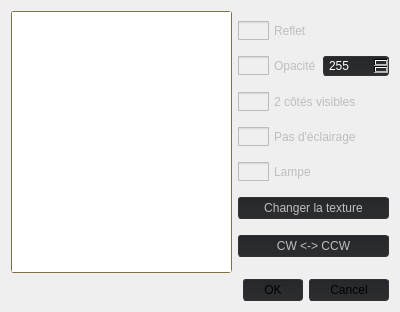
<?xml version="1.0" encoding="UTF-8"?>
<ui version="4.0">
 <class>DialogEditEffects</class>
 <widget class="QDialog" name="DialogEditEffects">
  <property name="geometry">
   <rect>
    <x>0</x>
    <y>0</y>
    <width>400</width>
    <height>312</height>
   </rect>
  </property>
  <property name="minimumSize">
   <size>
    <width>400</width>
    <height>300</height>
   </size>
  </property>
  <property name="maximumSize">
   <size>
    <width>16777215</width>
    <height>16777215</height>
   </size>
  </property>
  <property name="windowTitle">
   <string>Édition des effets</string>
  </property>
  <property name="windowIcon">
   <iconset resource="MainFrame.qrc">
    <normaloff>:/MainFrame/Resources/settings.png</normaloff>:/MainFrame/Resources/settings.png</iconset>
  </property>
  <property name="styleSheet">
   <string notr="true">background-color: rgb(27, 29, 31);
selection-color: rgb(41, 107, 137);
color: rgb(171, 144, 92);
menuBar{background-color: rgb(142, 120, 77);}
</string>
  </property>
  <layout class="QVBoxLayout" name="verticalLayout">
   <item>
    <layout class="QHBoxLayout" name="horizontalLayout">
     <item>
      <widget class="QTreeWidget" name="tree">
       <property name="styleSheet">
        <string notr="true">
 QScrollBar:vertical {
     background: #1d1d1e;
     width: 15px;
     margin: 22px 0 22px 0;
 }
 QScrollBar::handle:vertical {
     background: #202325;
     min-height: 20px;
 }
 QScrollBar::add-line:vertical {
     background: #202325;
     height: 20px;
     subcontrol-position: bottom;
     subcontrol-origin: margin;
 }

 QScrollBar::sub-line:vertical {
     background: #202325;
     height: 20px;
     subcontrol-position: top;
     subcontrol-origin: margin;
 }
 QScrollBar::up-arrow:vertical, QScrollBar::down-arrow:vertical {
     width: 3px;
     height: 3px;
     background: #907a4e;
 }

 QScrollBar::add-page:vertical, QScrollBar::sub-page:vertical {
     background: none;
 }

 QScrollBar::add-page:vertical, QScrollBar::sub-page:vertical {
     background: none;
 }

QTreeWidget {
    border: 1px solid gray;
    border-radius: 3px;
    margin-top: 0.5em;
	border-color: rgb(131, 111, 71);
}

QTreeWidget::branch:open:has-children:!has-siblings,
QTreeWidget::branch:open:has-children:has-siblings  {
	image: url(:/MainFrame/Resources/Tab_Arrow.png);

}
QTreeWidget::branch:has-children:!has-siblings:closed,
QTreeWidget::branch:closed:has-children:has-siblings {
	image: url(:/MainFrame/Resources/Tab_Arrow2.png);

}</string>
       </property>
       <property name="headerHidden">
        <bool>true</bool>
       </property>
       <column>
        <property name="text">
         <string notr="true">1</string>
        </property>
       </column>
      </widget>
     </item>
     <item>
      <layout class="QVBoxLayout" name="verticalLayout_3">
       <property name="leftMargin">
        <number>0</number>
       </property>
       <item>
        <widget class="QCheckBox" name="checkReflect">
         <property name="enabled">
          <bool>false</bool>
         </property>
         <property name="styleSheet">
          <string notr="true">QCheckBox {
    spacing: 5px;
}

QCheckBox::indicator {
    width: 31px;
    height: 19px;
}

QCheckBox::indicator:unchecked {
image: url(:/MainFrame/Resources/Checkbutton_no.png);
}

QCheckBox::indicator:checked {
	image: url(:/MainFrame/Resources/Checkbutton_yes.png);
}
</string>
         </property>
         <property name="text">
          <string>Reflet</string>
         </property>
        </widget>
       </item>
       <item>
        <layout class="QHBoxLayout" name="horizontalLayout_2">
         <item>
          <widget class="QCheckBox" name="checkOpacity">
           <property name="enabled">
            <bool>false</bool>
           </property>
           <property name="styleSheet">
            <string notr="true">QCheckBox {
    spacing: 5px;
}

QCheckBox::indicator {
    width: 31px;
    height: 19px;
}

QCheckBox::indicator:unchecked {
image: url(:/MainFrame/Resources/Checkbutton_no.png);
}

QCheckBox::indicator:checked {
	image: url(:/MainFrame/Resources/Checkbutton_yes.png);
}
</string>
           </property>
           <property name="text">
            <string>Opacité</string>
           </property>
          </widget>
         </item>
         <item>
          <widget class="QSpinBox" name="spinOpacity">
           <property name="enabled">
            <bool>false</bool>
           </property>
           <property name="styleSheet">
            <string notr="true">QSpinBox::down-button {
	image: url(:/MainFrame/Resources/external-down-arrow-arrow-flatart-icons-lineal-color-flatarticons-10.png);
  position: relative;
top: 1px;
height: 11px;
}

QSpinBox::up-button {
    image: url(:/MainFrame/Resources/external-up-arrow-arrow-flatart-icons-lineal-color-flatarticons-10.png);
  position: relative;
bottom: 1px;
height: 11px;
}

QSpinBox { 
	border: 1px solid #333333;
	border-radius: 3px;
	background-color: qlineargradient(spread:pad, x1:0, y1:1, x2:0, y2:0, stop:0 rgba(37, 37, 38, 255), stop:1 rgba(27, 29, 31, 255));
	padding: 1px 20px 1px 3px;
	min-width: 6em;
	color: #ffffff;
    background-color: qlineargradient(spread:pad, x1:0, y1:1, x2:0, y2:0, stop:0 rgba(45, 45, 46, 255), stop:1 rgba(37, 40, 43, 255));
}
</string>
           </property>
           <property name="maximum">
            <number>255</number>
           </property>
           <property name="value">
            <number>255</number>
           </property>
          </widget>
         </item>
        </layout>
       </item>
       <item>
        <widget class="QCheckBox" name="check2Sides">
         <property name="enabled">
          <bool>false</bool>
         </property>
         <property name="styleSheet">
          <string notr="true">QCheckBox {
    spacing: 5px;
}

QCheckBox::indicator {
    width: 31px;
    height: 19px;
}

QCheckBox::indicator:unchecked {
image: url(:/MainFrame/Resources/Checkbutton_no.png);
}

QCheckBox::indicator:checked {
	image: url(:/MainFrame/Resources/Checkbutton_yes.png);
}
</string>
         </property>
         <property name="text">
          <string>2 côtés visibles</string>
         </property>
        </widget>
       </item>
       <item>
        <widget class="QCheckBox" name="checkSelfIlluminate">
         <property name="enabled">
          <bool>false</bool>
         </property>
         <property name="styleSheet">
          <string notr="true">QCheckBox {
    spacing: 5px;
}

QCheckBox::indicator {
    width: 31px;
    height: 19px;
}

QCheckBox::indicator:unchecked {
image: url(:/MainFrame/Resources/Checkbutton_no.png);
}

QCheckBox::indicator:checked {
	image: url(:/MainFrame/Resources/Checkbutton_yes.png);
}
</string>
         </property>
         <property name="text">
          <string>Pas d'éclairage</string>
         </property>
        </widget>
       </item>
       <item>
        <widget class="QCheckBox" name="checkHighlight">
         <property name="enabled">
          <bool>false</bool>
         </property>
         <property name="styleSheet">
          <string notr="true">QCheckBox {
    spacing: 5px;
}

QCheckBox::indicator {
    width: 31px;
    height: 19px;
}

QCheckBox::indicator:unchecked {
image: url(:/MainFrame/Resources/Checkbutton_no.png);
}

QCheckBox::indicator:checked {
	image: url(:/MainFrame/Resources/Checkbutton_yes.png);
}
</string>
         </property>
         <property name="text">
          <string>Lampe</string>
         </property>
        </widget>
       </item>
       <item>
        <widget class="QPushButton" name="changeTexture">
         <property name="enabled">
          <bool>false</bool>
         </property>
         <property name="styleSheet">
          <string notr="true">QPushButton {
border: 1px solid #333333;
border-radius: 3px;
	background-color: qlineargradient(spread:pad, x1:0, y1:1, x2:0, y2:0, stop:0 rgba(45, 45, 46, 255), stop:1 rgba(37, 40, 43, 255));
padding: 3px 20px;

}

QPushButton:hover {
	background-color: qlineargradient(spread:pad, x1:0, y1:1, x2:0, y2:0, stop:0 rgba(37, 37, 38, 255), stop:1 rgba(27, 29, 31, 255));
}
</string>
         </property>
         <property name="text">
          <string>Changer la texture</string>
         </property>
        </widget>
       </item>
       <item>
        <widget class="QPushButton" name="CWOrCCW">
         <property name="enabled">
          <bool>false</bool>
         </property>
         <property name="styleSheet">
          <string notr="true">QPushButton {
border: 1px solid #333333;
border-radius: 3px;
	background-color: qlineargradient(spread:pad, x1:0, y1:1, x2:0, y2:0, stop:0 rgba(45, 45, 46, 255), stop:1 rgba(37, 40, 43, 255));
padding: 3px 20px;

}

QPushButton:hover {
	background-color: qlineargradient(spread:pad, x1:0, y1:1, x2:0, y2:0, stop:0 rgba(37, 37, 38, 255), stop:1 rgba(27, 29, 31, 255));
}
</string>
         </property>
         <property name="text">
          <string>CW &lt;-&gt; CCW</string>
         </property>
        </widget>
       </item>
      </layout>
     </item>
    </layout>
   </item>
   <item>
    <widget class="QDialogButtonBox" name="buttonBox">
     <property name="contextMenuPolicy">
      <enum>Qt::DefaultContextMenu</enum>
     </property>
     <property name="styleSheet">
      <string notr="true">QPushButton {
border: 1px solid #333333;
border-radius: 3px;
	background-color: qlineargradient(spread:pad, x1:0, y1:1, x2:0, y2:0, stop:0 rgba(45, 45, 46, 255), stop:1 rgba(37, 40, 43, 255));
padding: 3px 20px;

}

QPushButton:hover {
	background-color: qlineargradient(spread:pad, x1:0, y1:1, x2:0, y2:0, stop:0 rgba(37, 37, 38, 255), stop:1 rgba(27, 29, 31, 255));
}
</string>
     </property>
     <property name="orientation">
      <enum>Qt::Horizontal</enum>
     </property>
     <property name="standardButtons">
      <set>QDialogButtonBox::Cancel|QDialogButtonBox::Ok</set>
     </property>
     <property name="centerButtons">
      <bool>false</bool>
     </property>
    </widget>
   </item>
  </layout>
 </widget>
 <resources>
  <include location="MainFrame.qrc"/>
 </resources>
 <connections>
  <connection>
   <sender>buttonBox</sender>
   <signal>accepted()</signal>
   <receiver>DialogEditEffects</receiver>
   <slot>accept()</slot>
   <hints>
    <hint type="sourcelabel">
     <x>248</x>
     <y>254</y>
    </hint>
    <hint type="destinationlabel">
     <x>157</x>
     <y>274</y>
    </hint>
   </hints>
  </connection>
  <connection>
   <sender>buttonBox</sender>
   <signal>rejected()</signal>
   <receiver>DialogEditEffects</receiver>
   <slot>reject()</slot>
   <hints>
    <hint type="sourcelabel">
     <x>316</x>
     <y>260</y>
    </hint>
    <hint type="destinationlabel">
     <x>286</x>
     <y>274</y>
    </hint>
   </hints>
  </connection>
 </connections>
</ui>
